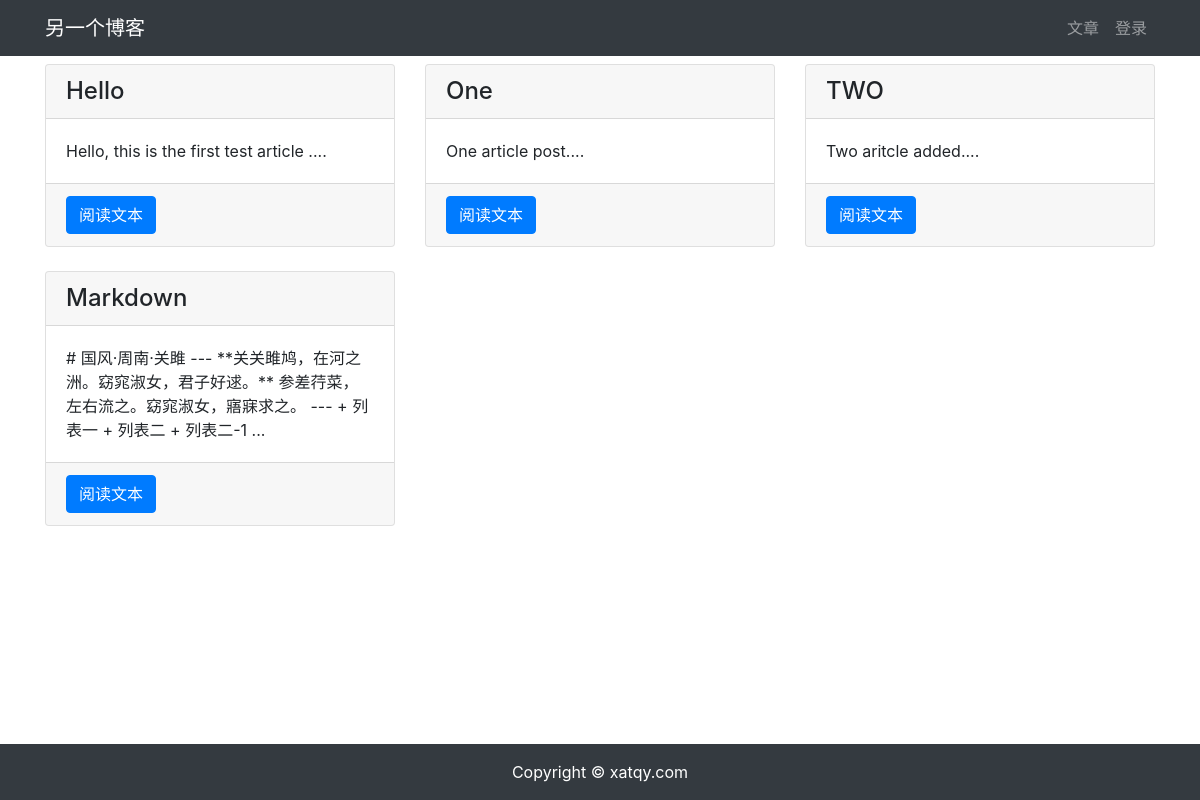
Before: /article/article-list with the older database file.
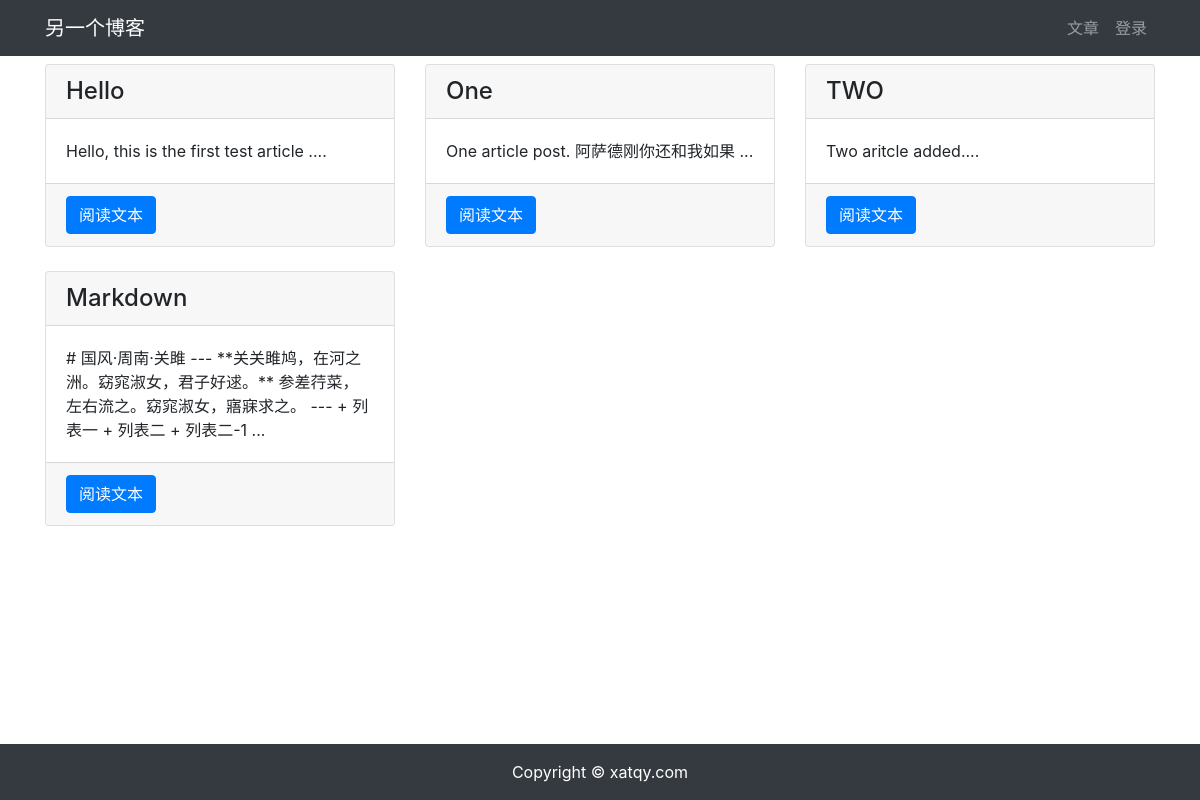
After: the same page with the newer database file.
### article/models.py (models this page shows, shortened)
class ArticlePost(models.Model):
    author = models.ForeignKey(User, on_delete=models.CASCADE)
    title = models.CharField(max_length=100)
    body = models.TextField()
    created = models.DateTimeField(default=timezone.now)
    updated = models.DateTimeField(auto_now=True)
    class Meta:
        ordering = ('created',)

### article/views.py (the view)
# urls.py: path('article-list', views.article_list, name='article_list'),
def article_list(request):
    articles = ArticlePost.objects.all()
    context = {'articles': articles}
    return render(request, 'article/list.html', context)

### templates/article/list.html (shortened to what this page needs)
{% extends "base.html" %}
{% load staticfiles %}
{% block content %}
<div class="container">
  <div class="row mt-2">
    {% for article in articles %}
    <div class="col-4 mb-4">
      <div class="card h-100">
        <h4 class="card-header">{{ article.title }}</h4>
        <div class="card-body">
          <p class="card-text">{{ article.body|slice:'100' }}...</p>
        </div>
        <div class="card-footer">
          <a href="{% url 'article:article_detail' article.id %}" class="btn btn-primary">阅读文本</a>
        </div>
      </div>
    </div>
    {% endfor %}
  </div>
</div>
{% endblock content %}

Changed rows visible on the page:
changed ArticlePost "One": body "One article post." → "One article post. 阿萨德刚你还和我如果"
